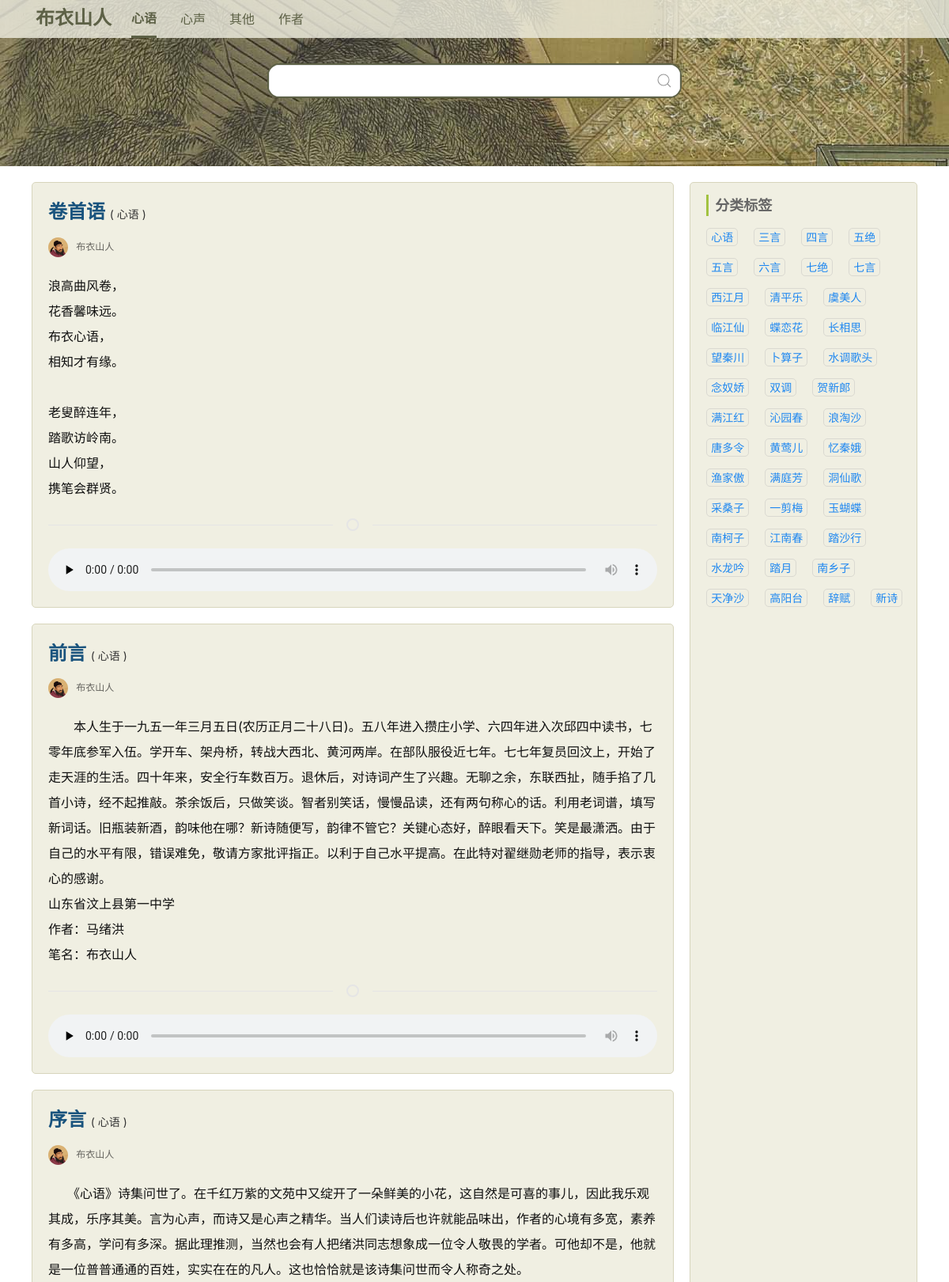
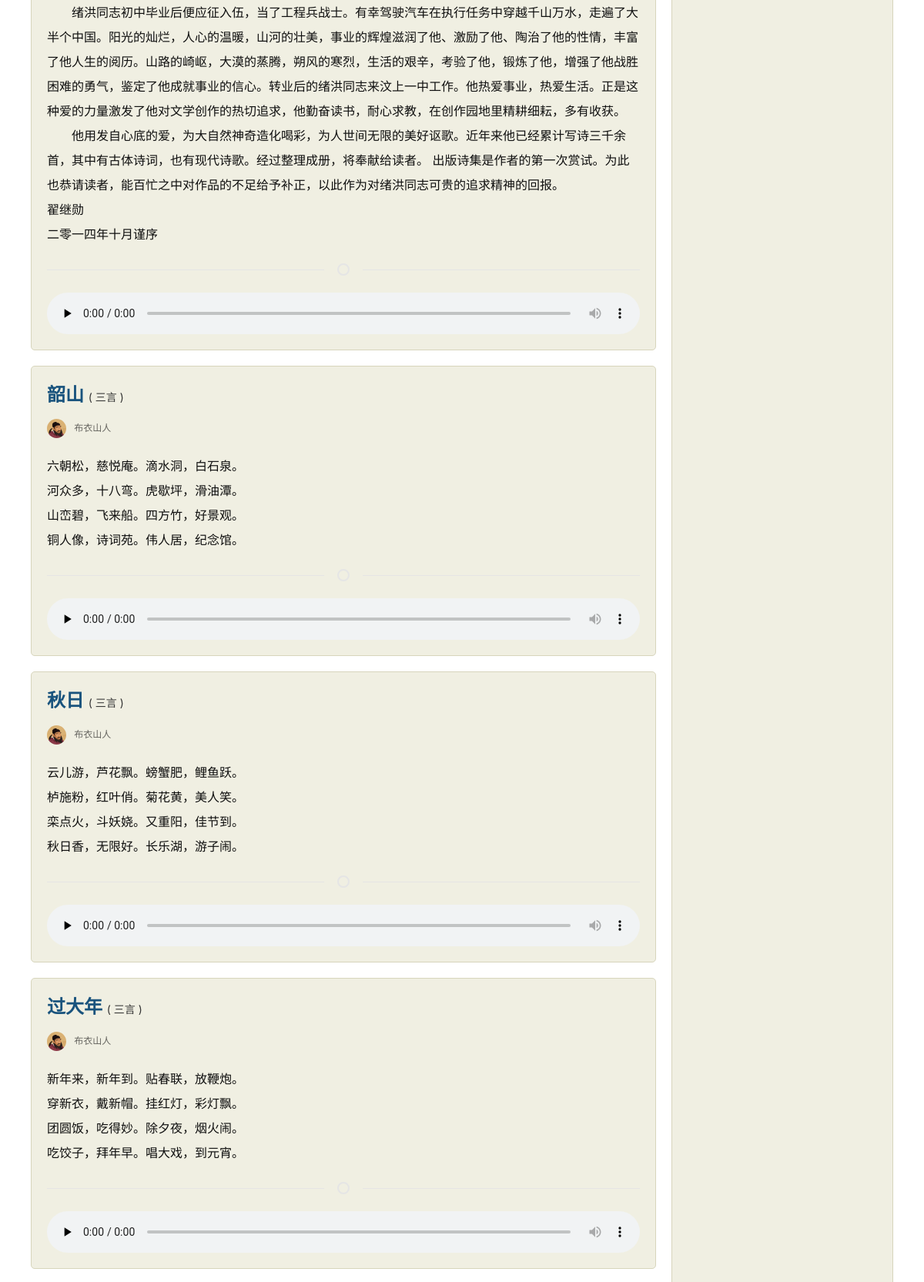
The page / (upper part) on the database its author committed (2 pictures, top to bottom).
### tables this page shows
CREATE TABLE "article" (
  "id" integer NOT NULL PRIMARY KEY AUTOINCREMENT,
  "category" text,
  "chapter" text,
  "title" text,
  "summary" text,
  "contents" text,
  "author" text,
  "write_date" text,
  "create_datetime" text,
  "is_hide" integer DEFAULT 0
);

### config.php (called while the page is built, shortened)
<?php
function pdo_query($sql,$param=false,$where=false){
    $pdo=new PDO('sqlite:./data.db');
    $pdo->setAttribute(PDO::ATTR_ERRMODE, PDO::ERRMODE_EXCEPTION);
    $error=false; $data=false;
    try{
        if($param!==false){
            $prepare=$pdo->prepare($sql);
            $prepare->execute($param);
            if(substr(strtoUpper($sql),0,7)=='SELECT '){
                $data=$prepare->fetchAll(PDO::FETCH_ASSOC);
            }else{
                if(substr(strtoUpper($sql),0,11)=='INSERT INTO'){
                    $data=$pdo->lastInsertId();
                }else{
                    $data=$prepare->rowCount();
                }
            }
        }
    }catch(PDOException $ex){
        $error=$ex->getMessage();
    }
    return [$error,$data];
}

### pc.php (the view, shortened to what this page needs)
<?php include_once('config.php'); ?>
<!DOCTYPE html>
<html lang="zh">
<head>
    <link href="./css/uikit.min.css" rel="stylesheet" />
</head>
<body>
    <?php
    $sql='SELECT * FROM `article` WHERE category=:category';
    $param=array();
    if(strlen($_GET['category'])>0){
        $param['category']=$_GET['category'];
    }else{
        $param['category']='心语';
    }
    $limit=10;
    $sql.=' LIMIT '.$limit;
    list($error,$articles)=pdo_query($sql, $param);
    ?>
    <header>
        <div class="menu-bg">&nbsp;</div>
        <nav>
            <div class="uk-container">
                <div class="uk-flex">
                    <div class="logo"><a href="./">布衣山人</a></div>
                    <ul class="uk-navbar-nav" id="category">
                        <li<?php echo(($_GET['category']=='心语' || $_GET['category']=='')?' class="uk-active"':''); ?>><a href="?category=心语">心语</a></li>
                        <li<?php echo($_GET['category']=='心声'?' class="uk-active"':''); ?>><a href="?category=心声">心声</a></li>
                        <li<?php echo($_GET['category']=='其他'?' class="uk-active"':''); ?>><a href="?category=其他">其他</a></li>
                        <li<?php echo($_GET['category']=='作者'?' class="uk-active"':''); ?>><a href="?category=作者">作者</a></li>
                    </ul>
                </div>
            </div>
        </nav>
        <div class="search">
            <form class="uk-search uk-search-default">
                <input class="uk-search-input" type="search" placeholder="" name="search">
                <span class="uk-search-icon-flip" uk-search-icon></span>
            </form>
        </div>
    </header>
    <div class="uk-container">
        <div class="uk-flex">
            <div class="main">
                <?php foreach($articles as $article){ ?>
                <div class="uk-card uk-card-body">
                    <h3 class="uk-card-title" id="title<?php echo($article['id']); ?>"><?php echo($article['title']); ?> <a href="">( <?php echo($article['chapter']); ?> )</a></h3>
                    <div class="autor">
                        <img src="./images/author.jpg" />&nbsp;&nbsp;&nbsp;布衣山人
                    </div>
                    <div class="uk-card-contents" id="contents<?php echo($article['id']); ?>"><?php echo($article['contents']); ?></div>
                    <hr class="uk-divider-icon">
                    <div class="tags">
                        <audio controls preload="none" style="width:100%;"><source src="./voice.php?id=<?php echo($article['id']); ?>" type="audio/mpeg">您的浏览器不支持 audio 元素。</audio>
                    </div>
                </div>
                <?php } ?>
            </div>
            <div class="sidebar">
                <div class="side-title">分类标签</div>
                <div class="side-content"><?php
                    $sql='SELECT chapter FROM `article` WHERE category=:category';
                    $param=array();
                    if(strlen($_GET['category'])>0){
                        $param['category']=$_GET['category'];
                    }else{
                        $param['category']='心语';
                    }
                    list($error,$rows)=pdo_query($sql." GROUP BY chapter ORDER BY id ASC", $param);
                    foreach($rows as $row){
                        echo('<a href="?category='.$_GET['category'].'&chapter='.$row['chapter'].'">'.$row['chapter'].'</a>');
                    }
                    ?>
                </div>
            </div>
        </div>
    </div>
</body>
</html>

### index.php
<?php
if(strpos($_SERVER['HTTP_USER_AGENT'],'Android')!==false || strpos($_SERVER['HTTP_USER_AGENT'],'iOS')!==false){
    require_once('./m.php');
}else{
    require_once('./pc.php');
}
?>

### pc.php (style rules this page uses)
body { background:url(./images/bg.png); }
header { background:url(./images/header.jpg);margin-bottom:20px; }
.menu-bg { height:48px;background:#F0EFE2; opacity: 0.8; position: absolute; width:100%;z-index:0 }
nav { position: absolute; width:100%;z-index:10; }
.logo { padding:5px;font-size:1.5rem;font-weight:bold;margin-right:20px; }
.logo a { color:#5D6146; }
.search { padding:80px; text-align:center; }
.uk-navbar-item, .uk-navbar-nav>li>a, .uk-navbar-toggle { min-height:48px; }
.uk-navbar-nav>li>a { font-size:16px; color:#5D6146 }
.uk-navbar-nav>li.uk-active>a { border-bottom:3px solid #5D6146;font-weight:bold;color:#5D6146; }
.uk-search { background:#fff; border:2px solid #5D6146;border-radius: 15px; overflow:hidden; width:50%; }
.sidebar { background:#F0EFE2;border:1px solid #d7d5bc;border-radius:5px;padding-right:15px;width:25%; }
.sidebar .side-title { margin-left: 20px;border-left:3px solid #A2C241; padding-left:8px;margin-top:15px; font-weight:bold; font-size:18px; }
.sidebar .side-content a { font-size: 14px;float: left;padding:0 5px;margin-top: 15px;margin-left: 20px;border: 1px solid #DAD9D1;border-radius: 5px; }
.main { width:75%;margin-right:20px;min-height:500px; }
.main .uk-card { background:#F0EFE2;border:1px solid #d7d5bc;border-radius:5px;padding:0 15px; margin-bottom:20px;padding:20px; }
.main .uk-card .autor { font-size:12px;color:#65645F; }
.main .uk-card .autor img { height:25px; border-radius:50%; }
.uk-card-title { color:#19537D; font-weight:bold; margin-bottom:15px; }
.uk-card-title a { font-size:14px; color:#333; font-weight:normal; }
.uk-card-contents { line-height:200%;color:#0F0F0F;padding-top:20px; }

### rows shown on the page
article: title "卷首语", chapter "心语", contents "浪高曲风卷， 花香馨味远。 布衣心语， 相知才有缘。 老叟醉连年， 踏歌访岭南。 山人仰望， 携笔会群贤。"
article: title "前言", chapter "心语", contents "本人生于一九五一年三月五日(农历正月二十八日)。五八年进入攒庄小学、六四年进入次邱四中读书，七零年底参军入伍。学开车、架舟桥，转战大西北、黄河两岸。在部队服役近七年。七七年复员回汶上，开始了走天涯的生活。四十年来，安全行车数百万。退休后，对诗词产生了兴趣。无聊之余，东联西扯，随手掐了几首小诗，经不起推敲。茶余饭后，只做笑谈。智者别笑话，慢慢品读，还有两句称心的话。利用老词谱，填写新词话。旧瓶装新酒，韵味他在哪？新诗随便写，韵律不管它？关键心态好，醉眼看天下。笑是最潇洒。由于自己的水平有限，错误难免，敬请方家批评指正。以利于自己水平提高。在此特对翟继勋老师的指导，表示衷心的感谢。 山东省汶上县第一中学 作者：马绪洪 笔名：布衣山人"
article: title "序言", chapter "心语", contents "《心语》诗集问世了。在千红万紫的文苑中又绽开了一朵鲜美的小花，这自然是可喜的事儿，因此我乐观其成，乐序其美。言为心声，而诗又是心声之精华。当人们读诗后也许就能品味出，作者的心境有多宽，素养有多高，学问有多深。据此理推测，当然也会有人把绪洪同志想象成一位令人敬畏的学者。可他却不是，他就是一位普普通通的百姓，实实在在的凡人。这也恰恰就是该诗集问世而令人称奇之处。 绪洪同志初中毕业后便应征入伍，当了工程兵战士。有幸驾驶汽车在执行任务中穿越千山万水，走遍了大半个中国。阳光的灿烂，人心的温暖，山河的壮美，事业的辉煌滋润了他、激励了他、陶治了他的性情，丰富了他人生的阅历。山路的崎岖，大漠的蒸腾，朔风的寒烈，生活的艰辛，考验了他，锻炼了他，增强了他战胜困难的勇气，鉴定了他成就事业的信心。转业后的绪洪同志来汶上一中工作。他热爱事业，热爱生活。正是这种爱的力量激发了他对文学创作的热切追求，他勤奋读书，耐心求教，在创作园地里精耕细耘，多有收获。 他用发自心底的爱，为大自然神奇造化喝彩，为人世间无限的美好讴歌。近年来他已经累计写诗三千余首，其中有古体诗词，也有现代诗歌。经过整理成册，将奉献给读者。 出版诗集是作者的第一次赏试。为此也恭请读者，能百忙之中对作品的不足给予补正，以此作为对绪洪同志可贵的追求精神的回报。 翟继勋 二零一四年十月谨序"
article: title "韶山", chapter "三言", contents "六朝松，慈悦庵。滴水洞，白石泉。 河众多，十八弯。虎歇坪，滑油潭。 山峦碧，飞来船。四方竹，好景观。 铜人像，诗词苑。伟人居，纪念馆。"
article: title "秋日", chapter "三言", contents "云儿游，芦花飘。螃蟹肥，鲤鱼跃。 栌施粉，红叶俏。菊花黄，美人笑。 栾点火，斗妖娆。又重阳，佳节到。 秋日香，无限好。长乐湖，游子闹。"
article: title "过大年", chapter "三言", contents "新年来，新年到。贴春联，放鞭炮。 穿新衣，戴新帽。挂红灯，彩灯飘。 团圆饭，吃得妙。除夕夜，烟火闹。 吃饺子，拜年早。唱大戏，到元宵。"

### other values the page prints
$row['chapter'] "心语"
$row['chapter'] "三言"
$row['chapter'] "四言"
$row['chapter'] "五绝"
$row['chapter'] "五言"
$row['chapter'] "六言"
$row['chapter'] "七绝"
$row['chapter'] "七言"
$row['chapter'] "西江月"
$row['chapter'] "清平乐"
$row['chapter'] "虞美人"
$row['chapter'] "临江仙"
$row['chapter'] "蝶恋花"
$row['chapter'] "长相思"
$row['chapter'] "望秦川"
